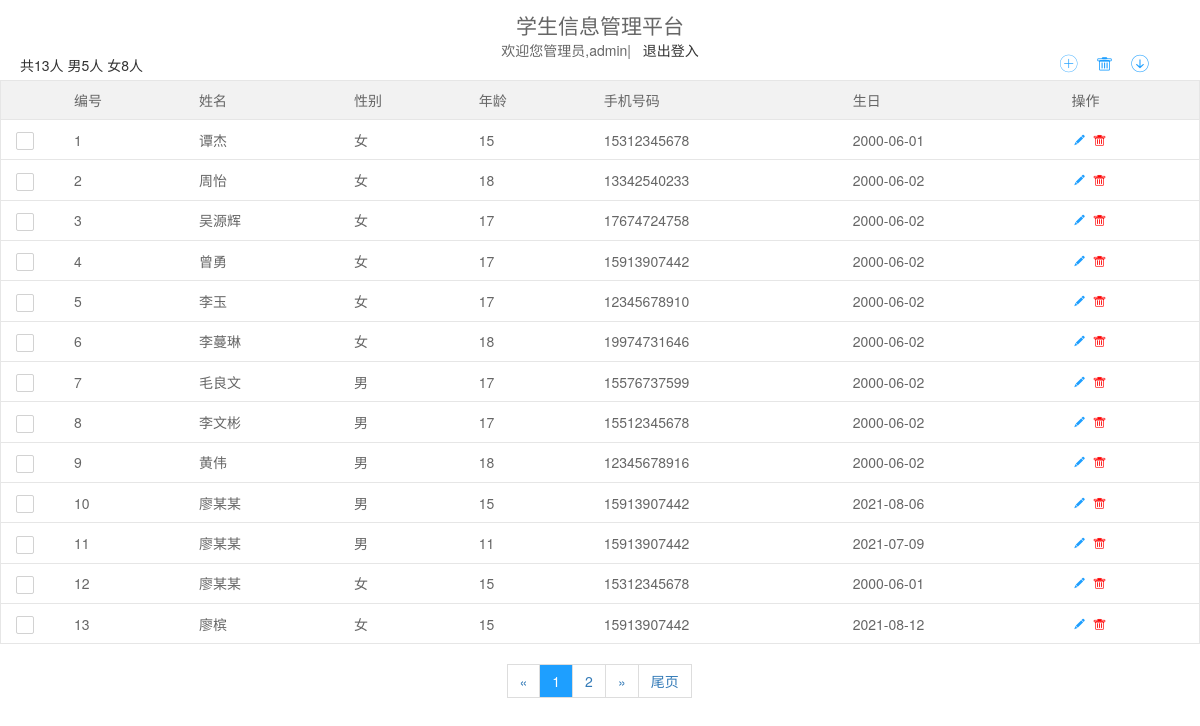
The page / (signed in) on the database its author committed.
### tables this page shows
CREATE TABLE IF NOT EXISTS `stuinfo` (
  `id` int(11) NOT NULL AUTO_INCREMENT,
  `name` varchar(5) DEFAULT NULL,
  `sex` char(1) DEFAULT NULL,
  `age` int(11) DEFAULT NULL,
  `phone_number` char(11) DEFAULT NULL,
  `birthday` date NOT NULL,
  `time` timestamp NOT NULL DEFAULT CURRENT_TIMESTAMP ON UPDATE CURRENT_TIMESTAMP,
  `student_id` int(100) NOT NULL,
  PRIMARY KEY (`id`),
  KEY `student_id` (`student_id`)
);

### index.php (the view, shortened to what this page needs)
<?php
	include 'php/conn.php';
	$sql = 'SELECT * FROM stuinfo;';
	$result = mysqli_query($link,$sql);
	$arr = mysqli_fetch_all($result,MYSQLI_ASSOC);
	$count = count($arr);
	$sex = '';
	for($i = 0; $i < count($arr); $i++){
		$sex .=  $arr[$i]['sex'];
	}
	$man = substr_count($sex,'男');
	$woman = substr_count($sex,'女');
	$pages = ceil($count/10);
	$page = isset($_GET['page'])?$_GET['page']:1;
	$starRow = ($page-1)*10;
	$sql2 = "select  *  from  stuinfo  limit  ".$starRow.",  15;";
	$result2 = mysqli_query($link,$sql2);
	$arr2 = mysqli_fetch_all($result2,MYSQLI_ASSOC);
?>
<!DOCTYPE html>
<html lang="zh">
<head>
	<link rel="stylesheet" href="layui/css/layui.css"/>
	<link rel="stylesheet" href="css/index.css"/>
</head>
<body>
	<table class="layui-table" lay-skin="line"  id="tableExcel">
		<caption style="text-align:center">
			<h2>学生信息管理平台</h2>欢迎您管理员,<?php echo $_SESSION['name'];?>|&nbsp;&nbsp;&nbsp;<a href="javascript:;" class="logout">退出登入</a>
			<div class="btn_left">
				<a>
					共<?php echo $count;?>人
				</a>
				<a>
					男<?php echo $man;?>人
				</a>
				<a>
					女<?php echo $woman;?>人
				</a>
			</div>
			<div class="btn_right">
				<a title="添加学生" class="add_btn" onclick="show(this.getAttribute('title'),'add.php')">
					<i class="layui-icon layui-icon-add-circle-fine"></i>
				</a>&nbsp;&nbsp;
				<a title="删除学生" class="many_del">
					<i class="layui-icon layui-icon-delete"></i>
				</a>&nbsp;&nbsp;
				<a title="点击下载" class="download" id="export">
					<i class="layui-icon layui-icon-download-circle"></i>
				</a>
			</div>
		</caption>
		<thead>
			<tr>
				<th width="20"></th>
				<th>编号</th>
				<th>姓名</th>
				<th>性别</th>
				<th>年龄</th>
				<th>手机号码</th>
				<th>生日</th>
				<th>操作</th>
			</tr>
		</thead>
		<tbody>
		<?php for($i = 0; $i < count($arr2); $i++){?>
			<tr>
				<td>
					<form class="layui-form" action="">
					</form>
				</td>
				<td><?php echo $i+1;?></td>
				<td><?php echo $arr2[$i]['name'];?></td>
				<td><?php echo $arr2[$i]['sex'];?></td>
				<td><?php echo $arr2[$i]['age'];?></td>
				<td><?php echo $arr2[$i]['phone_number'];?></td>
				<td><?php echo $arr2[$i]['birthday'];?></td>
				<td>
					<a title="修改" href="javascript:;" onclick="show('修改信息','update.php?id=<?php echo $arr2[$i]['id'];?>')"><i class="layui-icon layui-icon-edit" style="color: #1E9FFF;"></i></a>
					<a title="删除" class="single_del" href="javascript:;"><i class="layui-icon layui-icon-delete" style="color: red;"></i> </a>
				</td>
			</tr>
		<?php } ?>
		</tbody>
	</table>
	<div id="page" style="margin:0 auto">
		<ul class="pagination">
			<?php
				if($page == 1){
					echo '<li><span>&laquo;</span></li>';
				}else {
					echo "<li><a title='首页' href='./?page=1'>首页</a></li>";
					echo "<li><a title='上一页' href='./?page=".($page-1)."' disabled>&laquo;</a></li>";
				}
				if($page<=$pages){
					$start = 1;
					$end = $pages;
				}
				for($i = $start; $i <= $end; $i++){
					echo "<li>";
					if($i==$page){
						echo "<span class='active'>$i</span>";
					}else {
						echo "<a href='?page=$i'>$i</a>";
					}
				}
				if($page < $pages){
					echo "<li><a title='下一页' href='./?page=".($page+1)."'>&raquo;</a></li>";
					echo "<li><a title='尾页' href='./?page=".$pages."'>尾页</a></li>";
				}else {
					echo '<li><span>&raquo;</span></li>';
				}
			?>
		</ul>
	</div>
</body>
</html>

### layui/css/layui.css (style rules this page uses)
h1,h2,h3,h4,h5,h6 { font-weight:400 }
.layui-btn,.layui-disabled,.layui-icon,.layui-unselect { -moz-user-select:none;-webkit-user-select:none;-ms-user-select:none }
blockquote,body,button,dd,div,dl,dt,form,h1,h2,h3,h4,h5,h6,input,li,ol,p,pre,td,textarea,th,ul { margin:0;padding:0;-webkit-tap-highlight-color:rgba(0,0,0,0) }
li { list-style:none }
table { border-collapse:collapse;border-spacing:0 }
body { line-height:24px;font:14px Helvetica Neue,Helvetica,PingFang SC,Tahoma,Arial,sans-serif }
a { color:#333;text-decoration:none }
.layui-icon { font-family:layui-icon!important;font-size:16px;font-style:normal;-webkit-font-smoothing:antialiased;-moz-osx-font-smoothing:grayscale }
.layui-icon-download-circle:before { content:"\e601" }
.layui-icon-edit:before { content:"\e642" }
.layui-icon-add-circle-fine:before { content:"\e608" }
.layui-icon-delete:before { content:"\e640" }
.layui-table,.layui-table-view { margin:10px 0 }
.layui-table { width:100%;background-color:#fff;color:#666 }
.layui-table tr { transition:all .3s;-webkit-transition:all .3s }
.layui-table th { text-align:left;font-weight:400 }
.layui-table tbody tr:hover,.layui-table thead tr,.layui-table-click,.layui-table-header,.layui-table-hover,.layui-table-mend,.layui-table-patch,.layui-table-tool,.layui-table-total,.layui-table-total tr,.layui-table[lay-even] tr:nth-child(even) { background-color:#f2f2f2 }
.layui-table td,.layui-table th,.layui-table-col-set,.layui-table-fixed-r,.layui-table-grid-down,.layui-table-header,.layui-table-page,.layui-table-tips-main,.layui-table-tool,.layui-table-total,.layui-table-view,.layui-table[lay-skin=line],.layui-table[lay-skin=row] { border-width:1px;border-style:solid;border-color:#e6e6e6 }
.layui-table td,.layui-table th { position:relative;padding:9px 15px;min-height:20px;line-height:20px;font-size:14px }
.layui-table[lay-skin=line] td,.layui-table[lay-skin=line] th { border-width:0 0 1px }

### css/index.css (style rules this page uses)
.btn_right { position: absolute; right: 50px; bottom: -15px; }
.btn_left { position: absolute; left: 20px; bottom: -15px; }
caption { position: relative }
caption a { cursor: pointer; }
caption { margin-bottom: 20px; margin-top: 10px; }
caption i { color: #1E9FFF; font-size: 20px !important; }
.pagination { display: inline-block; padding-left: 0; margin: 20px 0; border-radius: 4px; }
.pagination>li { display: inline; }
.pagination>li .active { background: #1E9FFF; color: #fff }
.pagination>li>a, .pagination>li>span { position: relative; float: left; padding: 6px 12px; margin-left: -1px; line-height: 1.42857143; color: #337ab7; text-decoration: none; background-color: #fff; border: 1px solid #ddd; }
.pagination>li>span { cursor: not-allowed; }
.layui-table { width: 1200px; margin: 0 auto; }

### rows shown on the page
stuinfo: name "谭杰", sex "女", age "15", phone_number "15312345678", birthday "2000-06-01"
stuinfo: name "周怡", sex "女", age "18", phone_number "13342540233", birthday "2000-06-02"
stuinfo: name "吴源辉", sex "女", age "17", phone_number "17674724758", birthday "2000-06-02"
stuinfo: name "曾勇", sex "女", age "17", phone_number "15913907442", birthday "2000-06-02"
stuinfo: name "李玉", sex "女", age "17", phone_number "12345678910", birthday "2000-06-02"
stuinfo: name "李蔓琳", sex "女", age "18", phone_number "19974731646", birthday "2000-06-02"
stuinfo: name "毛良文", sex "男", age "17", phone_number "15576737599", birthday "2000-06-02"
stuinfo: name "李文彬", sex "男", age "17", phone_number "15512345678", birthday "2000-06-02"
stuinfo: name "黄伟", sex "男", age "18", phone_number "12345678916", birthday "2000-06-02"
stuinfo: name "廖某某", sex "男", age "15", phone_number "15913907442", birthday "2021-08-06"
stuinfo: name "廖某某", sex "男", age "11", phone_number "15913907442", birthday "2021-07-09"
stuinfo: name "廖某某", sex "女", age "15", phone_number "15312345678", birthday "2000-06-01"
stuinfo: name "廖槟", sex "女", age "15", phone_number "15913907442", birthday "2021-08-12"

### other values the page prints
$_SESSION['name'] "admin"
$count "13"
$man "5"
$woman "8"
